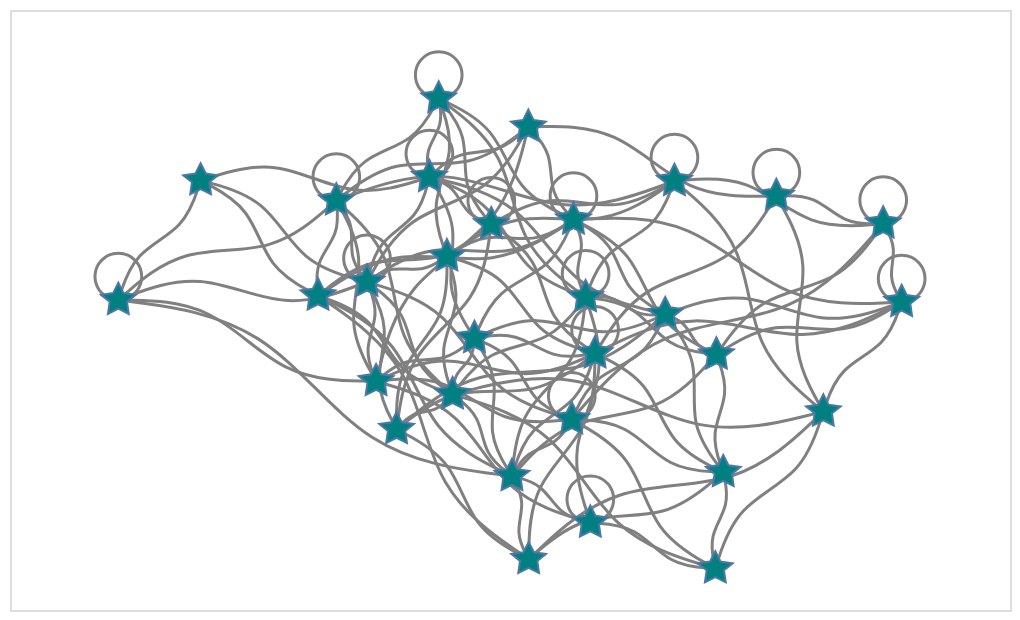

This figure's notebook cell:
### Markdown cell above
Create controls to affect chart parameters:

### Code cell
# Some examples from Altair's Point and Line documentation pages

node_shape_select = alt.binding_select(name = 'node shape',
    options = ['arrow', 'circle', 'square', 'cross', 'diamond', 'wedge', 'stroke',
        'triangle', 'triangle-up', 'triangle-down', 'triangle-right', 'triangle-left',
        'M-1,-1H1V1H-1Z', 'M0,.5L.6,.8L.5,.1L1,-.3L.3,-.4L0,-1L-.3,-.4L-1,-.3L-.5,.1L-.6,.8L0,.5Z'
    ]
)
node_shape_var = alt.param(bind = node_shape_select, value = 'M0,.5L.6,.8L.5,.1L1,-.3L.3,-.4L0,-1L-.3,-.4L-1,-.3L-.5,.1L-.6,.8L0,.5Z')

node_size_slider = alt.binding_range(min = 0, max = 500, step = 10, name = 'node size')
node_size_var = alt.param(bind = node_size_slider, value = 300)

edge_width_slider = alt.binding_range(min = 0, max = 10, step = 0.5, name = 'edge width')
edge_width_var = alt.param(bind = edge_width_slider, value = 1.5)

# Pass the bound parameters through the appropriate *_kwargs (and "register" them on the output chart)
anx.draw_networkx(G, pos,
    node_tooltip = ['name', 'importance', 'viable'],
    curved_edges = True, edge_control_points = [(0.333, 0.1), (0.666, -0.1)],
    node_mark_kwargs = dict(shape = node_shape_var, size = node_size_var),
    edge_mark_kwargs = dict(strokeWidth = edge_width_var)
).add_params(node_shape_var, node_size_var, edge_width_var).interactive()

### Figure 1 — Vega-Lite specification as saved in the notebook (floating-point values rounded to 4 significant figures; data arrays with more than 128 entries replaced by an {"elided": "..."} marker saying what was removed)
{"config": {"view": {"continuousWidth": 300, "continuousHeight": 300}}, "layer": [{"data": {"name": "data-a988f4403e005c784bdcc6c952d91e87"}, "mark": {"type": "line", "color": "grey", "interpolate": "basis", "opacity": 1.0, "strokeWidth": {"expr": "param_81"}}, "encoding": {"detail": {"field": "edge", "type": "quantitative"}, "order": {"field": "order", "type": "quantitative"}, "x": {"axis": null, "field": "x", "type": "quantitative"}, "y": {"axis": null, "field": "y", "type": "quantitative"}}, "name": "view_29"}, {"data": {"name": "data-1c5252139ff294752c8dfbd9209b098a"}, "mark": {"type": "point", "fill": "teal", "opacity": 1.0, "shape": {"expr": "param_79"}, "size": {"expr": "param_80"}, "strokeWidth": 1.0}, "encoding": {"tooltip": [{"field": "name", "type": "quantitative"}, {"field": "importance", "type": "quantitative"}, {"field": "viable", "type": "nominal"}], "x": {"axis": null, "field": "x", "type": "quantitative"}, "y": {"axis": null, "field": "y", "type": "quantitative"}}}], "encoding": {"x": {"scale": {"domain": [-0.2305, 1.897]}}, "y": {"scale": {"domain": [-0.08831, 1.188]}}}, "height": 300.0, "params": [{"name": "param_79", "bind": {"input": "select", "options": ["arrow", "circle", "square", "cross", "diamond", "wedge", "stroke", "triangle", "triangle-up", "triangle-down", "triangle-right", "triangle-left", "M-1,-1H1V1H-1Z", "M0,.5L.6,.8L.5,.1L1,-.3L.3,-.4L0,-1L-.3,-.4L-1,-.3L-.5,.1L-.6,.8L0,.5Z"], "name": "node shape"}, "value": "M0,.5L.6,.8L.5,.1L1,-.3L.3,-.4L0,-1L-.3,-.4L-1,-.3L-.5,.1L-.6,.8L0,.5Z"}, {"name": "param_80", "bind": {"input": "range", "max": 500, "min": 0, "name": "node size", "step": 10}, "value": 300}, {"name": "param_81", "bind": {"input": "range", "max": 10, "min": 0, "name": "edge width", "step": 0.5}, "value": 1.5}, {"name": "param_82", "select": {"type": "interval", "encodings": ["x", "y"]}, "bind": "scales", "views": ["view_29"]}], "width": 500.0, "$schema": "https://vega.github.io/schema/vega-lite/v5.17.0.json", "datasets": {"data-a988f4403e005c784bdcc6c952d91e87": {"elided": "889 records"}, "data-1c5252139ff294752c8dfbd9209b098a": [{"node": 0, "x": 0.9942, "y": 0.5772, "importance": 2.205, "name": 311, "viable": "no"}, {"node": 1, "x": 0.5484, "y": 0.3984, "importance": -0.6181, "name": 859, "viable": "no"}, {"node": 2, "x": 0.8724, "y": 0.9397, "importance": -0.8584, "name": 873, "viable": "no"}, {"node": 3, "x": 1.667, "y": 0.567, "importance": -0.8551, "name": 324, "viable": "yes"}, {"node": 4, "x": 0.9684, "y": 0.7425, "importance": 0.3203, "name": 189, "viable": "yes"}, {"node": 5, "x": 0.592, "y": 0.2964, "importance": -0.3685, "name": 901, "viable": "no"}, {"node": 6, "x": 0.8375, "y": 0.1966, "importance": -0.2005, "name": 958, "viable": "yes"}, {"node": 7, "x": 0.1751, "y": 0.8255, "importance": 2.094, "name": 71, "viable": "no"}, {"node": 8, "x": 1.004, "y": 0.09739, "importance": 0.4885, "name": 130, "viable": "yes"}, {"node": 9, "x": 0.7936, "y": 0.7324, "importance": 0.8088, "name": 467, "viable": "yes"}, {"node": 10, "x": 1.5, "y": 0.3338, "importance": -0.9254, "name": 229, "viable": "yes"}, {"node": 11, "x": 0.8731, "y": 0.01976, "importance": -0.3803, "name": 643, "viable": "yes"}, {"node": 12, "x": 0.6618, "y": 0.8329, "importance": 0.1057, "name": 582, "viable": "no"}, {"node": 13, "x": 1.014, "y": 0.4578, "importance": 0.06171, "name": 899, "viable": "yes"}, {"node": 14, "x": 1.287, "y": 0.2049, "importance": 0.9439, "name": 9, "viable": "no"}, {"node": 15, "x": 1.164, "y": 0.541, "importance": -0.08789, "name": 478, "viable": "yes"}, {"node": 16, "x": 1.27, "y": 0.0, "importance": 0.3773, "name": 404, "viable": "yes"}, {"node": 17, "x": 1.627, "y": 0.7339, "importance": -0.8197, "name": 850, "viable": "yes"}, {"node": 18, "x": 0.0, "y": 0.5712, "importance": 0.2318, "name": 415, "viable": "no"}, {"node": 19, "x": 0.7111, "y": 0.3705, "importance": -0.811, "name": 643, "viable": "yes"}, {"node": 20, "x": 0.6817, "y": 1.0, "importance": -1.067, "name": 308, "viable": "no"}, {"node": 21, "x": 0.9648, "y": 0.3172, "importance": 0.8293, "name": 553, "viable": "no"}, {"node": 22, "x": 0.4638, "y": 0.7829, "importance": 0.994, "name": 988, "viable": "yes"}, {"node": 23, "x": 1.183, "y": 0.8244, "importance": -1.139, "name": 202, "viable": "no"}, {"node": 24, "x": 0.7577, "y": 0.4901, "importance": -0.3595, "name": 181, "viable": "no"}, {"node": 25, "x": 0.6991, "y": 0.6641, "importance": -0.2157, "name": 874, "viable": "yes"}, {"node": 26, "x": 1.272, "y": 0.4551, "importance": -0.8706, "name": 781, "viable": "yes"}, {"node": 27, "x": 0.5291, "y": 0.6099, "importance": -0.3902, "name": 837, "viable": "no"}, {"node": 28, "x": 1.4, "y": 0.7926, "importance": -0.02352, "name": 3, "viable": "no"}, {"node": 29, "x": 0.4248, "y": 0.5805, "importance": -0.65, "name": 293, "viable": "no"}]}}
